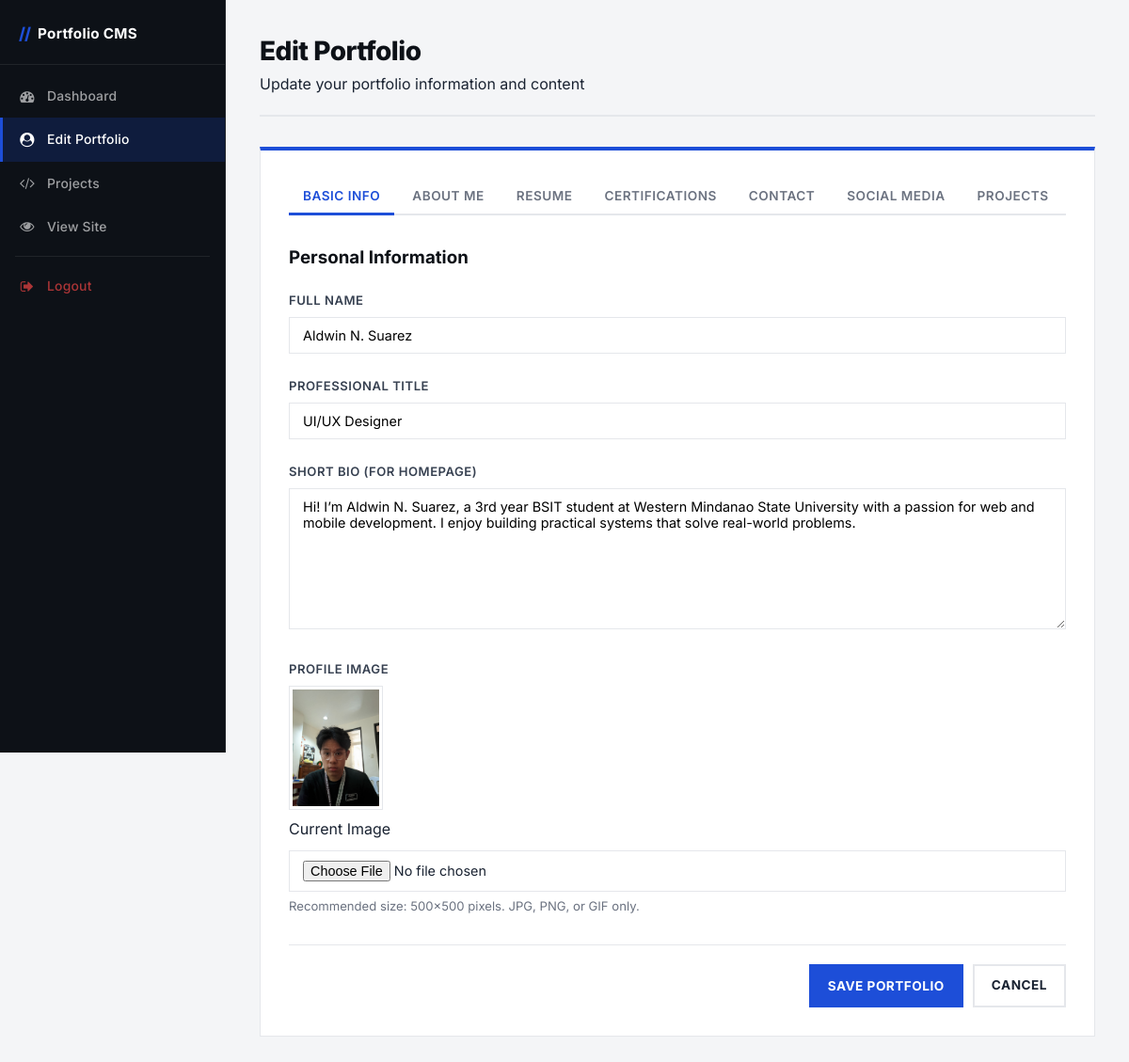
The app's page /admin/edit_portfolio.php (signed in), older data.
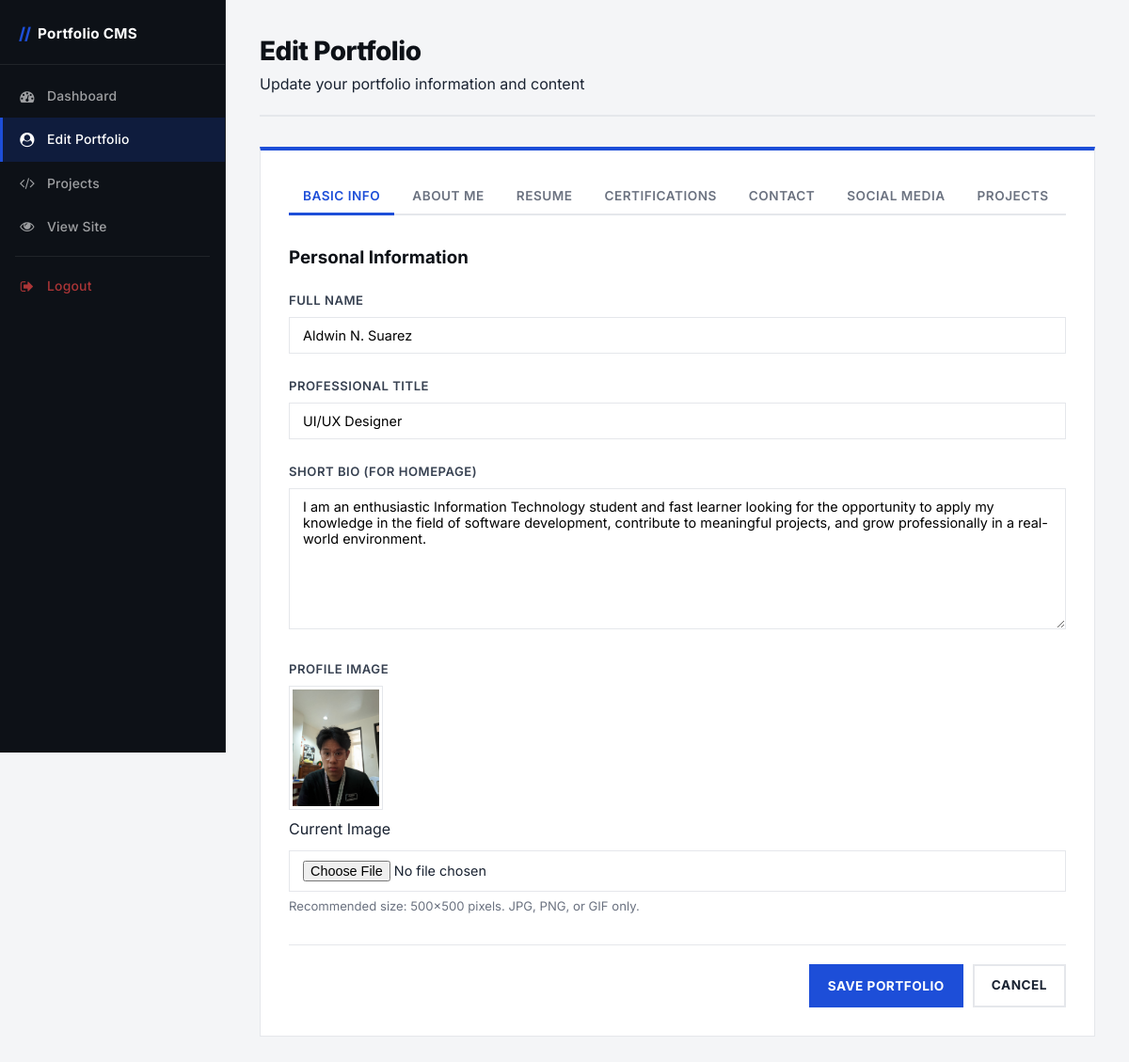
The same page, newer data.
### tables this page shows
CREATE TABLE `portfolio` (
  `id` int(11) NOT NULL,
  `user_id` int(11) DEFAULT NULL,
  `name` varchar(255) DEFAULT NULL,
  `title` varchar(255) DEFAULT NULL,
  `short_bio` text DEFAULT NULL,
  `email` varchar(255) DEFAULT NULL,
  `phone` varchar(50) DEFAULT NULL,
  `location` varchar(255) DEFAULT NULL,
  `education` text DEFAULT NULL,
  `experience` text DEFAULT NULL,
  `skills` text DEFAULT NULL,
  `profile_image` varchar(255) DEFAULT NULL,
  `cv_link` varchar(255) DEFAULT NULL,
  `linkedin` varchar(255) DEFAULT NULL,
  `github` varchar(255) DEFAULT NULL,
  `about_me` text DEFAULT NULL,
  `contact_section` text DEFAULT NULL,
  `certifications` text DEFAULT NULL,
  `created_at` datetime DEFAULT current_timestamp(),
  `updated_at` datetime DEFAULT current_timestamp() ON UPDATE current_timestamp()
);

### admin/edit_portfolio.php (the view, shortened to what this page needs)
<?php
require_once '../includes/db_connection.php';
$userId = $_SESSION['user_id'];
$portfolioStmt = $conn->prepare("SELECT * FROM portfolio WHERE user_id = ?");
$portfolioStmt->bind_param("i", $userId);
$portfolioStmt->execute();
$result = $portfolioStmt->get_result();
$portfolio = $result->num_rows > 0 ? $result->fetch_assoc() : null;
?>
<!DOCTYPE html>
<html lang="en">
<head>
    <link rel="stylesheet" href="../css/admin.css">
    <link rel="stylesheet" href="https://cdnjs.cloudflare.com/ajax/libs/font-awesome/4.7.0/css/font-awesome.min.css">
</head>
<body>
    <div class="admin-container">
        <aside class="sidebar">
            <div class="sidebar-header">
                <a href="dashboard.php" class="sidebar-logo">
                    <span class="logo-geo">//</span>
                    <span class="logo-text">Portfolio CMS</span>
                </a>
            </div>
            <ul class="sidebar-menu">
                <li>
                    <a href="dashboard.php"><i class="fa fa-dashboard"></i><span>Dashboard</span></a>
                </li>
                <li class="active">
                    <a href="edit_portfolio.php"><i class="fa fa-user-circle"></i><span>Edit Portfolio</span></a>
                </li>
                <li>
                    <a href="projects.php"><i class="fa fa-code"></i><span>Projects</span></a>
                </li>
                <li>
                    <a href="../index.php" target="_blank"><i class="fa fa-eye"></i><span>View Site</span></a>
                </li>
                <li class="sidebar-divider"></li>
                <li class="logout-item">
                    <a href="../logout.php"><i class="fa fa-sign-out"></i><span>Logout</span></a>
                </li>
            </ul>
        </aside>
        <main class="content">
            <header class="content-header">
                <h1>Edit Portfolio</h1>
                <p>Update your portfolio information and content</p>
            </header>
            <form action="edit_portfolio.php" method="post" enctype="multipart/form-data" class="portfolio-form" novalidate>
                <div class="form-tabs">
                    <button type="button" class="tab-btn active" data-tab="basic-info">Basic Info</button>
                    <button type="button" class="tab-btn" data-tab="about-me">About Me</button>
                    <button type="button" class="tab-btn" data-tab="resume-details">Resume</button>
                    <button type="button" class="tab-btn" data-tab="certifications">Certifications</button>
                    <button type="button" class="tab-btn" data-tab="contact-details">Contact</button>
                    <button type="button" class="tab-btn" data-tab="social-media">Social Media</button>
                    <button type="button" class="tab-btn" data-tab="projects">Projects</button>
                </div>
                <div class="tab-content active" id="basic-info">
                    <h3>Personal Information</h3>
                    <div class="form-group">
                        <label for="name">Full Name</label>
                        <input type="text" id="name" name="name" value="<?php echo htmlspecialchars($portfolio['name'] ?? ''); ?>" required>
                    </div>
                    <div class="form-group">
                        <label for="title">Professional Title</label>
                        <input type="text" id="title" name="title" value="<?php echo htmlspecialchars($portfolio['title'] ?? ''); ?>" required>
                    </div>
                    <div class="form-group">
                        <label for="short_bio">Short Bio (for homepage)</label>
                        <textarea id="short_bio" name="short_bio" rows="3"><?php echo htmlspecialchars($portfolio['short_bio'] ?? ''); ?></textarea>
                    </div>
                    <div class="form-group">
                        <label for="profile_image">Profile Image</label>
                        <?php if (!empty($portfolio['profile_image'])): ?>
                            <div class="current-image">
                                <img src="../<?php echo htmlspecialchars($portfolio['profile_image']); ?>" alt="Current profile image" width="100">
                                <p>Current Image</p>
                            </div>
                        <?php endif; ?>
                        <input type="file" id="profile_image" name="profile_image" accept="image/*">
                        <p class="form-help">Recommended size: 500x500 pixels. JPG, PNG, or GIF only.</p>
                    </div>
                </div>
                <div class="form-actions" id="portfolioFormActions">
                    <button type="submit" name="save_portfolio" class="btn btn-primary">Save Portfolio</button>
                    <a href="dashboard.php" class="btn btn-secondary">Cancel</a>
                </div>
            </form>
        </main>
    </div>
</body>
</html>

Row changes from the older to the newer data that the page shows:
changed portfolio "Aldwin N. Suarez": short_bio "Hi! I’m Aldwin N. Suarez, a 3rd year BSIT student at Western Mindanao State University with a passion for web and mobile development. I enjoy building practical systems that solve real-world problems." → "I am an enthusiastic Information Technology student and fast learner looking for the opportunity to apply my knowledge in the field of software development, contribute to meaningful projects, and grow professionally in a real-world environment."
